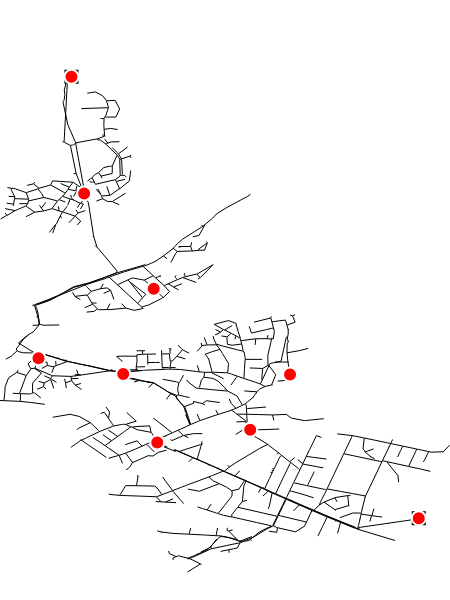

The cell this chart's notebook holds for it:
### Code cell
plot_network(link_df, reservoir=True, wq_sensors=True)

### Figure 1 — Plotly figure (JSON) as saved in the notebook; plotly's stock layout.template omitted (floating-point values rounded to 4 significant figures; data arrays with more than 128 entries replaced by an {"elided": "..."} marker saying what was removed)
{"data": [{"hoverinfo": "none", "line": {"color": "black", "width": 1}, "mode": "lines", "name": "link", "type": "scatter", "x": {"elided": "8802 float values"}, "y": {"elided": "8802 float values"}}, {"hoverinfo": "text", "marker": {"color": "black", "size": 14, "symbol": "square"}, "mode": "markers", "name": "reservoir", "text": ["inlet_2296", "inlet_2005"], "type": "scatter", "x": [363500.0, 365500.0], "y": [179800.0, 176000.0]}, {"hoverinfo": "text", "marker": {"color": "red", "line": {"color": "white", "width": 2}, "size": 14}, "mode": "markers", "name": "water quality sensor", "text": ["BW1", "BW2", "BW3", "BW4", "BW5", "BW6", "BW7", "BW9", "BW12"], "type": "scatter", "x": [363500.0, 364600.0, 363300.0, 365500.0, 363800.0, 364800.0, 364000.0, 364000.0, 363600.0], "y": [179800.0, 176800.0, 177400.0, 176000.0, 177269, 177300.0, 178000.0, 176700.0, 178800.0]}], "layout": {"height": 600, "hovermode": "closest", "margin": {"b": 0, "l": 0, "r": 0, "t": 40}, "paper_bgcolor": "white", "plot_bgcolor": "white", "showlegend": false, "width": 450, "xaxis": {"autorange": true, "range": [363100.0, 365700.0], "showgrid": false, "showticklabels": false, "type": "linear", "zeroline": false}, "yaxis": {"autorange": true, "range": [175300.0, 180100.0], "showgrid": false, "showticklabels": false, "type": "linear", "zeroline": false}}}
